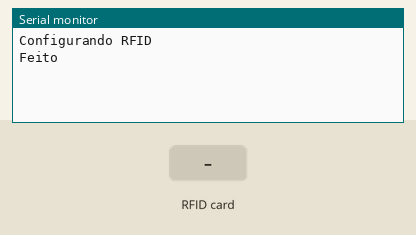
Simulated run of this sketch. Board: Arduino Mega 2560, built with avr-gcc and run on an emulated ATmega2560. Parts: the last lines printed to the serial monitor. The inputs (shaded band) are chosen by the test bench.

Above: at 1.2 s.
1.3 s: RFID card BC 52 1A 14 held to the reader
At 2.5 s:
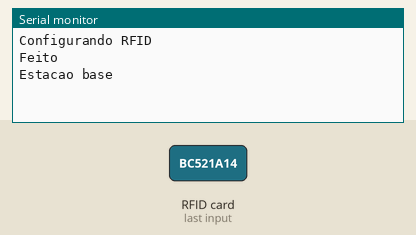
2.8 s: RFID card D2 F7 E4 D4 held to the reader
At 4.0 s:
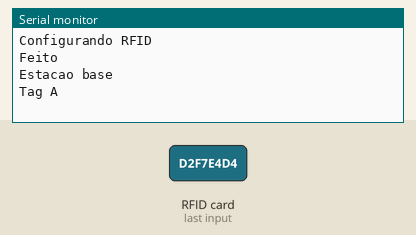
4.3 s: RFID card 82 72 77 D4 held to the reader
At 5.5 s:
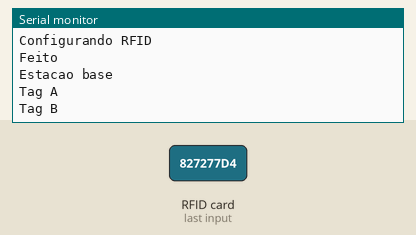
5.8 s: RFID card 5E 7A 19 C4 held to the reader
At 6.9 s:
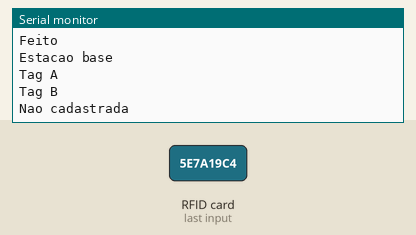

Measured:
- after the input at 1.3 s, the serial monitor: prints a new line at once (image 1)
- after the input at 2.8 s, the serial monitor: prints a new line at once (image 2)
- after the input at 4.3 s, the serial monitor: prints a new line at once (image 3)
- after the input at 5.8 s, the serial monitor: prints a new line at once (image 4)

The sketch:

comparacao-tag.ino
```cpp
#include <MFRC522.h>
#include <SPI.h>

String rfidUid = "";
String comp = "batata";

constexpr uint8_t RST_PIN = 5;
constexpr uint8_t SS_PIN = 53;

MFRC522 mfrc522(SS_PIN, RST_PIN);

void setup() {

 Serial.begin(9600);
 SPI.begin();

 Serial.println("Configurando RFID");
 mfrc522.PCD_Init();
 Serial.println("Feito");

}

void loop() {

  if (!mfrc522.PICC_IsNewCardPresent() || !mfrc522.PICC_ReadCardSerial()) {
    return;
  }

  for (byte i = 0; i < mfrc522.uid.size; i++) {
    rfidUid += String(mfrc522.uid.uidByte[i] < 0x10 ? "0" : "");
    rfidUid += String(mfrc522.uid.uidByte[i], HEX);
  }

  rfidUid.toLowerCase();
  rfidUid.trim();

  if (comp == rfidUid){
    return;
  } else {
    if (rfidUid == "bc521a14"){
      Serial.println("Estacao base");
    } else if (rfidUid == "d2f7e4d4"){
      Serial.println("Tag A");
    } else if (rfidUid == "827277d4"){
      Serial.println("Tag B");
    } else {
      Serial.println("Nao cadastrada");
    }
    comp = rfidUid;
    rfidUid = "";
  }
}
```
